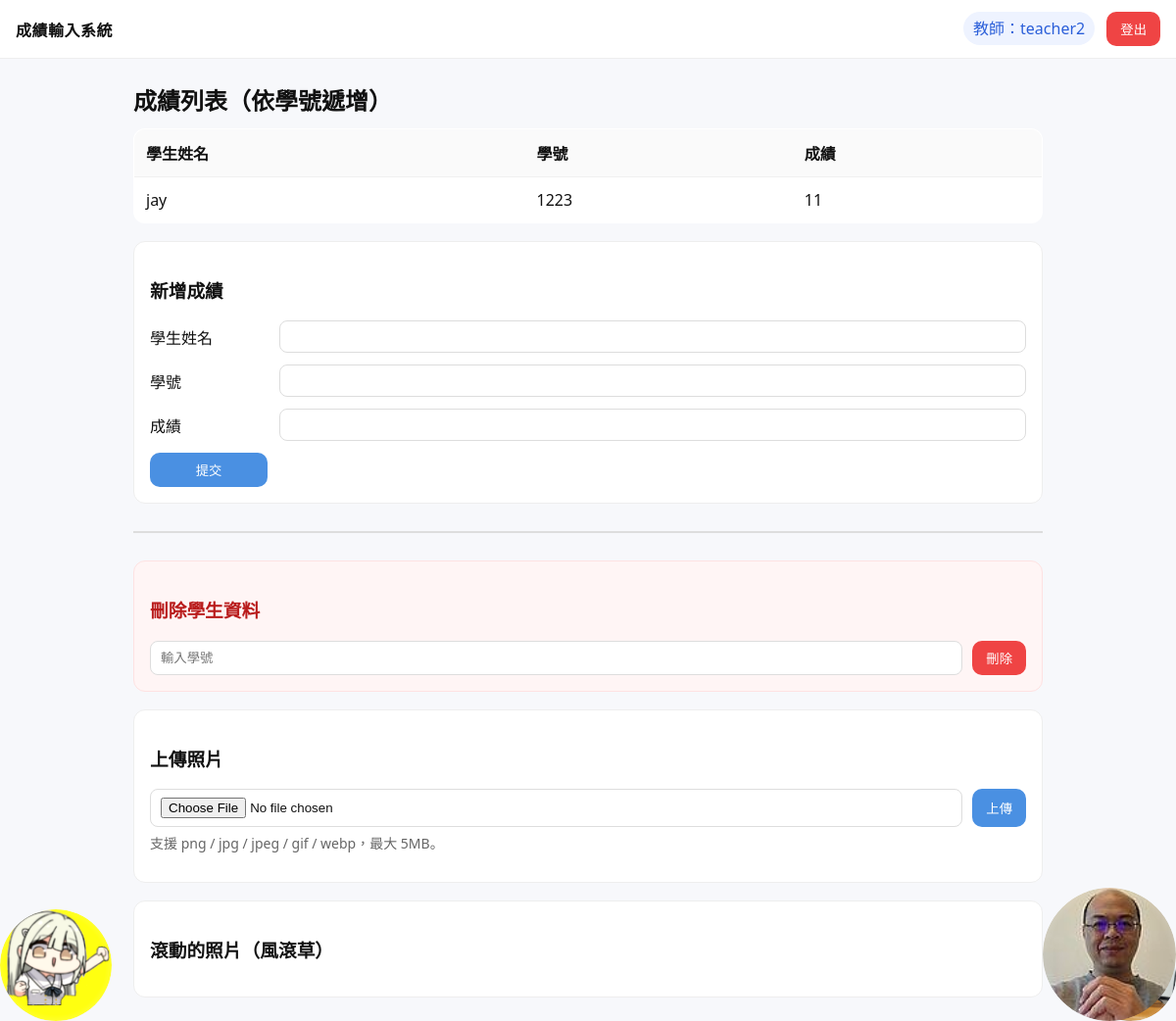
Before: /score (signed in) with the older database file.
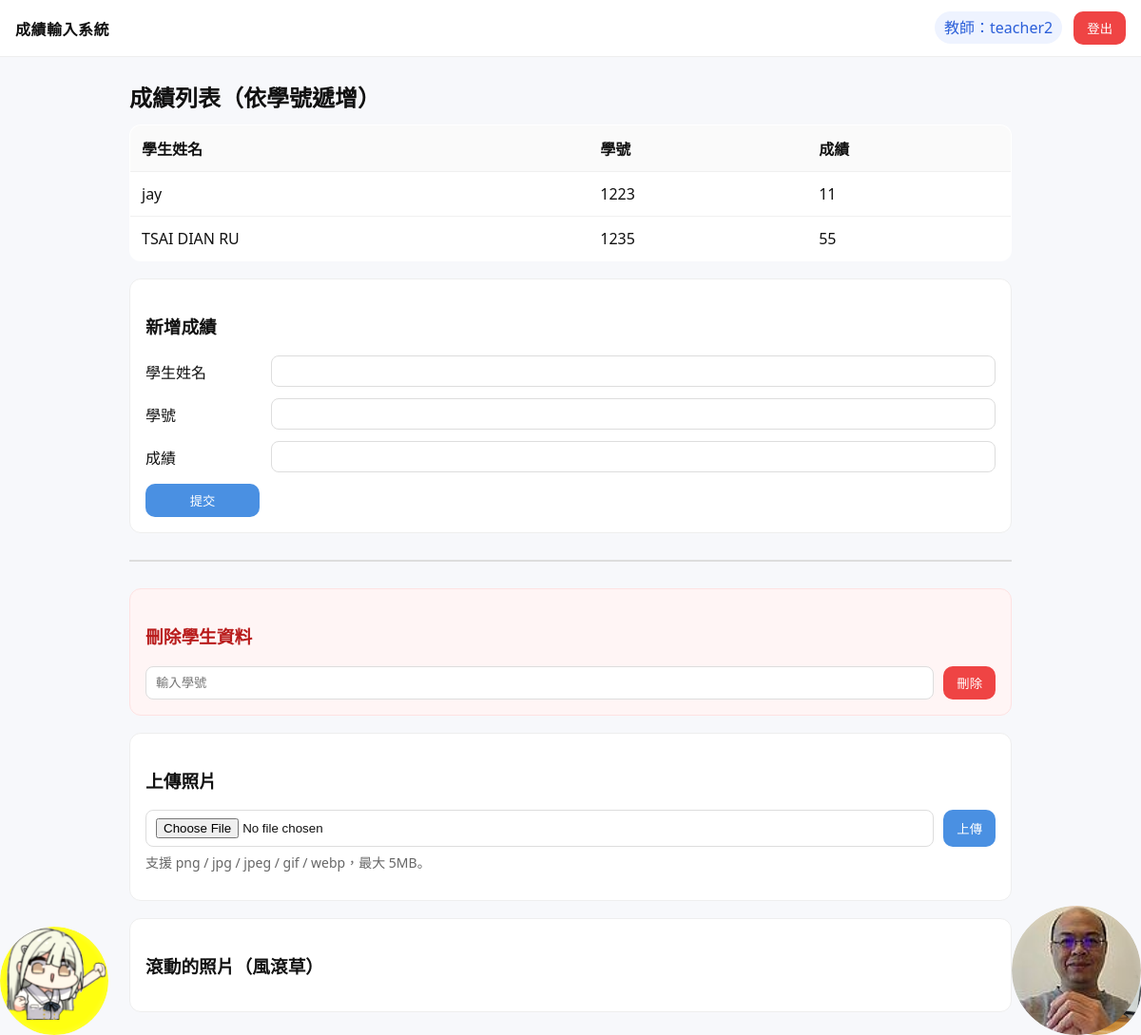
After: the same page with the newer database file.
### tables this page shows
CREATE TABLE grades (name NOT NULL, student_id INTEGER UNIQUE NOT NULL, score INTEGER NOT NULL);

### main.py (the view)
@app.get('/score')
def score_page():
    if 'teacher_name' not in session:
        return redirect(url_for('index', error='請先登入'))
    grades = list_grades()
    msg = request.args.get('msg', '')
    try:
        file_names = [f for f in os.listdir(UPLOAD_DIR) if allowed_file(f)]
    except FileNotFoundError:
        file_names = []
    gallery = [url_for('static', filename=f'uploads/{f}') for f in sorted(file_names, key=str.lower)]
    return render_template('score.html',
                           teacher=session['teacher_name'],
                           grades=grades,
                           msg=msg,
                           gallery=gallery)

### main.py (called while the page is built)
def allowed_file(filename: str) -> bool:
    return '.' in filename and filename.rsplit('.', 1)[1].lower() in ALLOWED_EXT

def db_conn():
    return sqlite3.connect(DB_PATH)

def list_grades():
    conn = db_conn(); c = conn.cursor()
    c.execute("SELECT name, student_id, score FROM grades ORDER BY student_id ASC")
    rows = c.fetchall()
    conn.close()
    return rows

### templates/score.html (shortened to what this page needs)
{% extends "layout.html" %}
{% block extra_css %}
<link rel="stylesheet" href="/static/css/score.css">
{% endblock %}
{% block content %}
<h2>成績列表（依學號遞增）</h2>
<table class="grades">
  <thead>
    <tr><th>學生姓名</th><th>學號</th><th>成績</th></tr>
  </thead>
  <tbody>
  {% for name, sid, score in grades %}
    <tr>
      <td>{{ name }}</td>
      <td>{{ sid }}</td>
      <td>{{ score }}</td>
    </tr>
  {% else %}
    <tr><td colspan="3" class="empty">目前沒有資料</td></tr>
  {% endfor %}
  </tbody>
</table>
<section class="panel">
  <h3>新增成績</h3>
  <form action="{{ url_for('grades_add') }}" method="post" class="form-grid">
    <label>學生姓名</label>
    <input name="name" required>
    <label>學號</label>
    <input name="student_id" inputmode="numeric" pattern="\d+" required>
    <label>成績</label>
    <input name="score" inputmode="numeric" pattern="\d+" required>
    <button type="submit" class="btn primary full">提交</button>
  </form>
</section>
<hr class="divider">
<section class="panel danger-panel">
  <h3>刪除學生資料</h3>
  <form action="{{ url_for('grades_delete') }}" method="post" class="form-inline">
    <input name="delete_student_id" placeholder="輸入學號" inputmode="numeric" pattern="\d+" required>
    <button type="submit" class="btn danger">刪除</button>
  </form>
</section>
<section class="panel">
  <h3>上傳照片</h3>
  <form action="{{ url_for('upload_photo') }}" method="post"
        enctype="multipart/form-data" class="form-inline">
    <input type="file" name="photo" accept="image/*" required>
    <button type="submit" class="btn primary">上傳</button>
  </form>
  <p class="hint">支援 png / jpg / jpeg / gif / webp，最大 5MB。</p>
</section>
{% if gallery %}
<section class="panel">
  <h3>滾動的照片（風滾草）</h3>
  <div class="tumble-belt">
    {% for full in gallery %}
      <img
        class="tumble {{ 'rtl' if loop.index is odd }}"
        src="{{ full }}"
        alt="upload {{ loop.index }}"
        style="
          --dur: {{ 16 + (loop.index % 6)*3 }}s;
          --size: {{ 70 + (loop.index % 4)*22 }}px;
          --y: {{ (loop.index % 5)*3 }}px;
        "
      >
    {% endfor %}
  </div>
</section>
{% endif %}
{% endblock %}

Changed rows visible on the page:
added grades: name "TSAI DIAN RU", student "1235", score "55"
